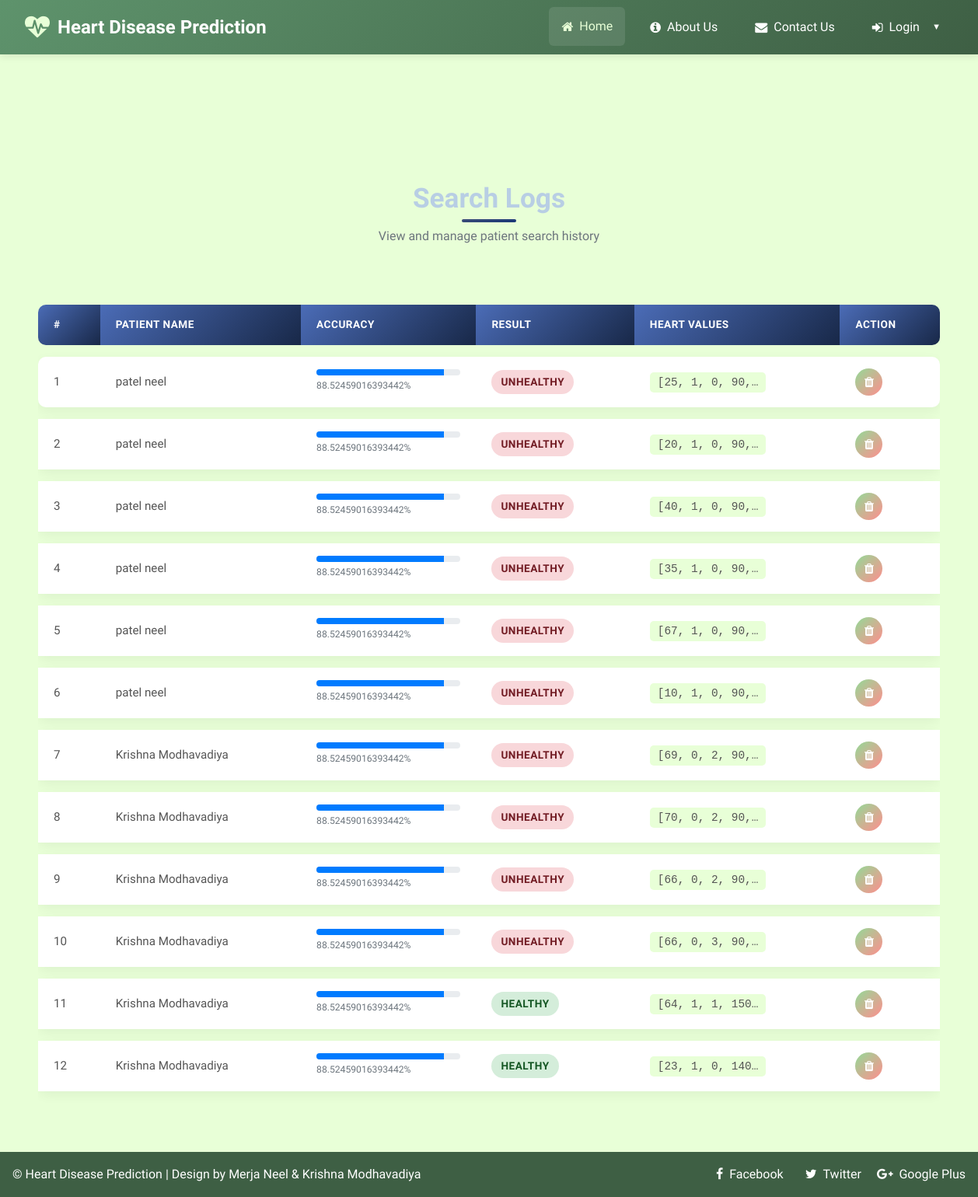
Page /view_search_pat (signed in) on the committed database.
### health/models.py (models this page shows, shortened)
class Search_Data(models.Model):
    patient = models.ForeignKey(Patient, on_delete=models.CASCADE, null=True)
    prediction_accuracy = models.CharField(max_length=100,null=True,blank=True)
    result = models.CharField(max_length=100,null=True,blank=True)
    values_list = models.CharField(max_length=100,null=True,blank=True)
    created = models.DateTimeField(auto_now=True,null=True)

class Patient(models.Model):
    user = models.ForeignKey(User, on_delete=models.CASCADE, null=True)
    contact = models.CharField(max_length=100, null=True)
    address = models.CharField(max_length=100, null=True)
    dob = models.DateField(null=True)
    image = models.FileField(null=True)

### health/views.py (the view)
# urls.py: path('view_search_pat', view_search_pat,name="view_search_pat"),
@login_required(login_url="login")
def view_search_pat(request):
    doc = None
    try:
        doc = Doctor.objects.get(user=request.user)
        data = Search_Data.objects.filter(patient_address_icontains=doc.address).order_by('-id')
    except:
        try:
            doc = Patient.objects.get(user=request.user)
            data = Search_Data.objects.filter(patient=doc).order_by('-id')
        except:
            data = Search_Data.objects.all().order_by('-id')
    return render(request,'view_search_pat.html',{'data':data})

### health/templates/view_search_pat.html (shortened to what this page needs)
{% extends 'index.html' %}
{% load static %}
{% block body %}
<div class="search-logs-container">
    <div class="search-header">
        <h1>Search Logs</h1>
        <p class="text-muted">View and manage patient search history</p>
    </div>
    {% if data %}
    <div class="table-responsive">
        <table id="example" class="search-table">
            <thead>
                <tr>
                    <th>#</th>
                    {% if request.user.patient_set.all.0 %}
                        <th>Date</th>
                    {% else %}
                        <th>Patient Name</th>
                    {% endif %}
                    <th>Accuracy</th>
                    <th>Result</th>
                    <th>Heart Values</th>
                    <th>Action</th>
                </tr>
            </thead>
            <tbody>
                {% for i in data %}
                <tr>
                    <td>{{ forloop.counter }}</td>
                    {% if request.user.patient_set.all.0 %}
                        <td>{{ i.created|date:"M d, Y H:i" }}</td>
                    {% else %}
                        <td>{{ i.patient.user.first_name }} {{ i.patient.user.last_name }}</td>
                    {% endif %}
                    <td>
                        <div class="progress" style="height: 8px; border-radius: 4px;">
                            <div class="progress-bar bg-primary" role="progressbar"
                                 style="width: {{ i.prediction_accuracy }}%"
                                 aria-valuenow="{{ i.prediction_accuracy }}"
                                 aria-valuemin="0"
                                 aria-valuemax="100">
                            </div>
                        </div>
                        <small class="text-muted">{{ i.prediction_accuracy }}%</small>
                    </td>
                    <td>
                        {% if i.result == "0" %}
                            <span class="status status-healthy">Healthy</span>
                        {% else %}
                            <span class="status status-unhealthy">Unhealthy</span>
                        {% endif %}
                    </td>
                    <td>
                        <span class="heart-values" title="Heart values: {{ i.values_list }}">
                            {{ i.values_list|truncatechars:15 }}
                        </span>
                    </td>
                    <td>
                        <a href="/delete_searched/{{ i.id }}"
                           class="action-btn"
                           title="Delete record"
                           onclick="return confirm('Are you sure you want to delete this record?')">
                            <i class="fa fa-trash"></i>
                        </a>
                    </td>
                </tr>
                {% endfor %}
            </tbody>
        </table>
    </div>
    {% else %}
    <div class="no-records">
        <i class="fas fa-search fa-3x mb-3" style="color: #e9ecef;"></i>
        <h4>No search records found</h4>
        <p>Your search history will appear here</p>
    </div>
    {% endif %}
</div>
{% endblock %}

### health/static/css/style.css (style rules this page uses)
:root { --primary-color: #3E5F44; --primary-hover: #2d4530; --secondary-color: #93DA97; --accent-color: #5E936C; --text-light: #ffffff; --text-dark: #2c3e50; --bg-light: #f8f9fa; --transition: all 0.3s cubic-bezier(0.25, 0.8, 0.25, 1); --box-shadow: 0 4px 6px rgba(0, 0, 0, 0.1); --box-shadow-hover: 0 8px 15px rgba(0, 0, 0, 0.15); }
* { margin: 0; padding: 0; box-sizing: border-box; }
body { font-family: 'Mukta', sans-serif; line-height: 1.6; color: var(--text-dark); background-color: #f5f7fa; overflow-x: hidden; }
a { text-decoration: none; transition: var(--transition); color: inherit; }
html { scroll-behavior: smooth; }

### health/templates/index.html (style rules this page uses)
:root { --primary-color: #3E5F44; --primary-hover: #2d4530; --secondary-color: #93DA97; --accent-color: #5E936C; --text-light: #ffffff; --text-dark: #2c3e50; --bg-light: #f8f9fa; --transition: all 0.3s cubic-bezier(0.25, 0.8, 0.25, 1); --box-shadow: 0 4px 6px rgba(0, 0, 0, 0.1); --box-shadow-hover: 0 8px 15px rgba(0, 0, 0, 0.15); }
:root { --primary-color: #5E936C; --primary-hover: #3E5F44; --secondary-color: #E8FFD7; --accent-color: #93DA97; --text-color: #2c3e50; --bg-light: #E8FFD7; --card-bg: #ffffff; --card-hover: #f0f0f0; --transition: all 0.3s cubic-bezier(0.25, 0.8, 0.25, 1); --box-shadow: 0 2px 10px rgba(0, 0, 0, 0.1); --box-shadow-hover: 0 5px 15px rgba(0, 0, 0, 0.15); }
body { background-color: var(--bg-light); color: var(--text-color); font-family: 'Mukta', sans-serif; line-height: 1.6; overflow-x: hidden; }
html { scroll-behavior: smooth; }

### health/templates/view_search_pat.html (style rules this page uses)
.search-logs-container { max-width: 1200px; margin: 13% auto 5%; padding: 0 20px; }
.search-header { text-align: center; margin-bottom: 30px; position: relative; padding-bottom: 15px; }
.search-header h1 { color: #b8cee4; font-size: 2.2rem; font-weight: 700; margin-bottom: 15px; position: relative; display: inline-block; }
.search-header h1:after { content: ''; position: absolute; width: 70px; height: 4px; background: linear-gradient(135deg, #384a78, #1b3977); bottom: -10px; left: 50%; transform: translateX(-50%); border-radius: 2px; }
.search-table { width: 100%; border-collapse: separate; border-spacing: 0 15px; }
.search-table thead th { background: linear-gradient(135deg, #4b6cb7, #182848); color: white; font-weight: 600; padding: 15px 20px; text-transform: uppercase; font-size: 0.85rem; letter-spacing: 0.5px; border: none; }
.search-table thead th:first-child { border-top-left-radius: 10px; border-bottom-left-radius: 10px; }
.search-table thead th:last-child { border-top-right-radius: 10px; border-bottom-right-radius: 10px; }
.search-table tbody tr { background: white; box-shadow: 0 5px 15px rgba(0, 0, 0, 0.05); border-radius: 10px; transition: all 0.3s ease; }
.search-table tbody td { padding: 15px 20px; border: none; vertical-align: middle; font-size: 0.95rem; color: #555; }
.search-table tbody tr:first-child td:first-child { border-top-left-radius: 10px; border-bottom-left-radius: 10px; }
.search-table tbody tr:first-child td:last-child { border-top-right-radius: 10px; border-bottom-right-radius: 10px; }
.status { display: inline-block; padding: 5px 12px; border-radius: 50px; font-size: 0.85rem; font-weight: 600; text-transform: uppercase; letter-spacing: 0.5px; }
.status-healthy { background-color: #d4edda; color: #155724; }
.status-unhealthy { background-color: #f8d7da; color: #721c24; }
.action-btn { display: inline-flex; align-items: center; justify-content: center; width: 35px; height: 35px; border-radius: 50%; color: white; background: linear-gradient(135deg, #93DA97, #ff8e8e); border: none; transition: all 0.3s ease; cursor: pointer; }
.heart-values { font-family: 'Courier New', monospace; background: #E8FFD7; padding: 5px 10px; border-radius: 5px; font-size: 0.9rem; word-break: break-all; }
.search-table tbody tr { animation: fadeInUp 0.5s ease-out forwards; opacity: 0; }
.search-table tbody tr:nth-child(1) { animation-delay: 0.1s; }
.search-table tbody tr:nth-child(2) { animation-delay: 0.2s; }
.search-table tbody tr:nth-child(3) { animation-delay: 0.3s; }
.search-table tbody tr:nth-child(4) { animation-delay: 0.4s; }
.search-table tbody tr:nth-child(5) { animation-delay: 0.5s; }
.search-table tbody tr:nth-child(n+6) { animation-delay: 0.6s; }

### rows in the picture
Search_Data: patient.user.first_name "patel", patient.user.last_name "neel", prediction_accuracy "88.52459016393442", result "UNHEALTHY", values_list "[25, 1, 0, 90,…"
Search_Data: patient.user.first_name "patel", patient.user.last_name "neel", prediction_accuracy "88.52459016393442", result "UNHEALTHY", values_list "[20, 1, 0, 90,…"
Search_Data: patient.user.first_name "patel", patient.user.last_name "neel", prediction_accuracy "88.52459016393442", result "UNHEALTHY", values_list "[40, 1, 0, 90,…"
Search_Data: patient.user.first_name "patel", patient.user.last_name "neel", prediction_accuracy "88.52459016393442", result "UNHEALTHY", values_list "[35, 1, 0, 90,…"
Search_Data: patient.user.first_name "patel", patient.user.last_name "neel", prediction_accuracy "88.52459016393442", result "UNHEALTHY", values_list "[67, 1, 0, 90,…"
Search_Data: patient.user.first_name "patel", patient.user.last_name "neel", prediction_accuracy "88.52459016393442", result "UNHEALTHY", values_list "[10, 1, 0, 90,…"
Search_Data: patient.user.first_name "Krishna", patient.user.last_name "Modhavadiya", prediction_accuracy "88.52459016393442", result "UNHEALTHY", values_list "[69, 0, 2, 90,…"
Search_Data: patient.user.first_name "Krishna", patient.user.last_name "Modhavadiya", prediction_accuracy "88.52459016393442", result "UNHEALTHY", values_list "[70, 0, 2, 90,…"
Search_Data: patient.user.first_name "Krishna", patient.user.last_name "Modhavadiya", prediction_accuracy "88.52459016393442", result "UNHEALTHY", values_list "[66, 0, 2, 90,…"
Search_Data: patient.user.first_name "Krishna", patient.user.last_name "Modhavadiya", prediction_accuracy "88.52459016393442", result "UNHEALTHY", values_list "[66, 0, 3, 90,…"
Search_Data: patient.user.first_name "Krishna", patient.user.last_name "Modhavadiya", prediction_accuracy "88.52459016393442", result "HEALTHY", values_list "[64, 1, 1, 150…"
Search_Data: patient.user.first_name "Krishna", patient.user.last_name "Modhavadiya", prediction_accuracy "88.52459016393442", result "HEALTHY", values_list "[23, 1, 0, 140…"
